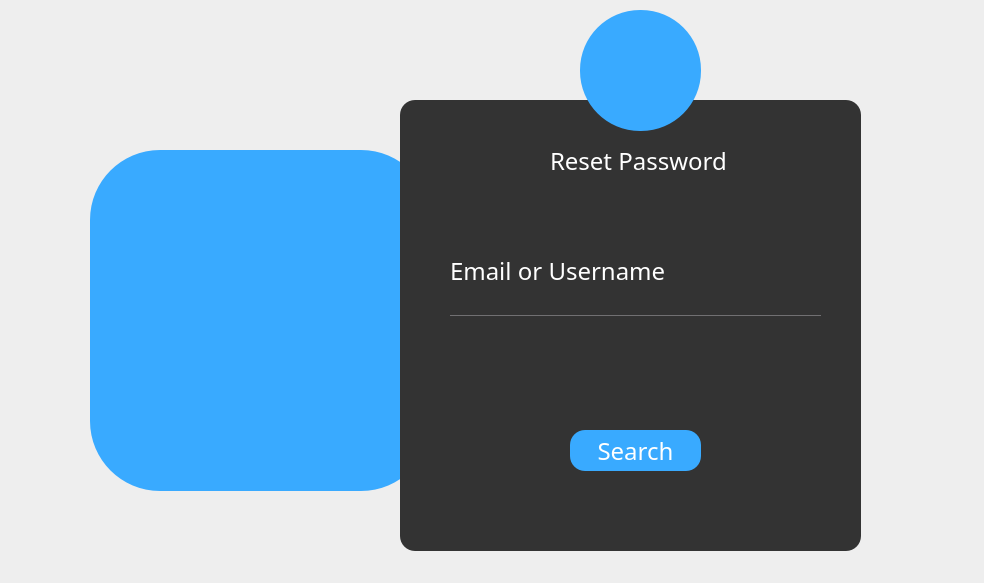
<?xml version="1.0" encoding="UTF-8"?>
<ui version="4.0">
 <class>forgotpassword</class>
 <widget class="QDialog" name="forgotpassword">
  <property name="geometry">
   <rect>
    <x>0</x>
    <y>0</y>
    <width>984</width>
    <height>583</height>
   </rect>
  </property>
  <property name="windowTitle">
   <string>Dialog</string>
  </property>
  <property name="styleSheet">
   <string notr="true">* {
	font-family: century gothic;
	font-size: 24px;
}

QFrame {
	background: #333;
	border-radius: 15px;
}

QDialog {
	background: #eee;
}

QPushButton {
	border-radius: 60px;
	background: #39AAFF;
	color: white;
}

QToolButton {
	border-radius: 60px;
	background: #39AAFF;
}

QLabel {
	color: white;
}

#pushButton{
	border-radius: 15px;
}

#pushButton_2{
	border-radius: 15px;
}

QPushButton:hover{
	color: red;
	border-radius: 15px;
	background: #eee;
}

QLineEdit{
	background: transparent;
	border: none;
	color: #717072;
	border-bottom: 1px solid #717072;

}

#frame_2 {
	background: url(:/image.png);
}

#commandLinkButton {
	background: transparent;
	font-size: 18px;
	color: white;
	font-weight: normal
}

#toolButton_2 {
	border-radius: 70px;
}</string>
  </property>
  <widget class="QToolButton" name="toolButton_2">
   <property name="enabled">
    <bool>true</bool>
   </property>
   <property name="geometry">
    <rect>
     <x>90</x>
     <y>150</y>
     <width>341</width>
     <height>341</height>
    </rect>
   </property>
   <property name="mouseTracking">
    <bool>false</bool>
   </property>
   <property name="tabletTracking">
    <bool>false</bool>
   </property>
   <property name="acceptDrops">
    <bool>false</bool>
   </property>
   <property name="autoFillBackground">
    <bool>false</bool>
   </property>
   <property name="text">
    <string/>
   </property>
   <property name="icon">
    <iconset resource="images.qrc">
     <normaloff>:/image.png</normaloff>:/image.png</iconset>
   </property>
   <property name="iconSize">
    <size>
     <width>400</width>
     <height>400</height>
    </size>
   </property>
   <property name="checkable">
    <bool>false</bool>
   </property>
   <property name="autoRepeat">
    <bool>false</bool>
   </property>
   <property name="autoExclusive">
    <bool>false</bool>
   </property>
  </widget>
  <widget class="QFrame" name="frame">
   <property name="geometry">
    <rect>
     <x>400</x>
     <y>100</y>
     <width>461</width>
     <height>451</height>
    </rect>
   </property>
   <property name="frameShape">
    <enum>QFrame::StyledPanel</enum>
   </property>
   <property name="frameShadow">
    <enum>QFrame::Raised</enum>
   </property>
   <widget class="QLabel" name="label">
    <property name="geometry">
     <rect>
      <x>150</x>
      <y>40</y>
      <width>191</width>
      <height>41</height>
     </rect>
    </property>
    <property name="text">
     <string>Reset Password</string>
    </property>
   </widget>
   <widget class="QPushButton" name="pushButton">
    <property name="geometry">
     <rect>
      <x>170</x>
      <y>330</y>
      <width>131</width>
      <height>41</height>
     </rect>
    </property>
    <property name="text">
     <string>Search</string>
    </property>
   </widget>
   <widget class="QLineEdit" name="lineEdit">
    <property name="geometry">
     <rect>
      <x>50</x>
      <y>190</y>
      <width>371</width>
      <height>26</height>
     </rect>
    </property>
    <property name="placeholderText">
     <string/>
    </property>
   </widget>
   <widget class="QLabel" name="label_2">
    <property name="geometry">
     <rect>
      <x>50</x>
      <y>160</y>
      <width>231</width>
      <height>21</height>
     </rect>
    </property>
    <property name="text">
     <string>Email or Username</string>
    </property>
   </widget>
  </widget>
  <widget class="QToolButton" name="toolButton">
   <property name="enabled">
    <bool>true</bool>
   </property>
   <property name="geometry">
    <rect>
     <x>580</x>
     <y>10</y>
     <width>121</width>
     <height>121</height>
    </rect>
   </property>
   <property name="mouseTracking">
    <bool>false</bool>
   </property>
   <property name="tabletTracking">
    <bool>false</bool>
   </property>
   <property name="acceptDrops">
    <bool>false</bool>
   </property>
   <property name="autoFillBackground">
    <bool>false</bool>
   </property>
   <property name="text">
    <string/>
   </property>
   <property name="icon">
    <iconset resource="images.qrc">
     <normaloff>:/refer.png</normaloff>:/refer.png</iconset>
   </property>
   <property name="iconSize">
    <size>
     <width>60</width>
     <height>60</height>
    </size>
   </property>
   <property name="checkable">
    <bool>false</bool>
   </property>
   <property name="autoRepeat">
    <bool>false</bool>
   </property>
   <property name="autoExclusive">
    <bool>false</bool>
   </property>
  </widget>
 </widget>
 <resources>
  <include location="images.qrc"/>
 </resources>
 <connections/>
</ui>
